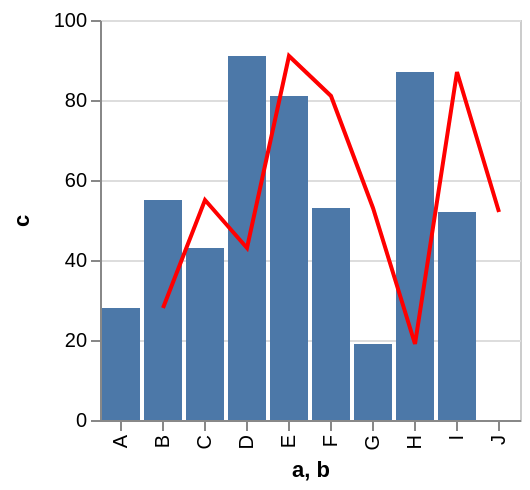

Write the Vega-Lite specification saved for this chart.
### Vega specification from a JSON file in a GitHub repository (floating-point values rounded to 4 significant figures)
{"$schema": "https://vega.github.io/schema/vega/v3.0.json", "autosize": "pad", "padding": 5, "style": "cell", "data": [{"name": "source_0", "values": [{"a": "A", "b": "B", "c": 28}, {"a": "B", "b": "C", "c": 55}, {"a": "C", "b": "D", "c": 43}, {"a": "D", "b": "E", "c": 91}, {"a": "E", "b": "F", "c": 81}, {"a": "F", "b": "G", "c": 53}, {"a": "G", "b": "H", "c": 19}, {"a": "H", "b": "I", "c": 87}, {"a": "I", "b": "J", "c": 52}]}, {"name": "data_1", "source": "source_0", "transform": [{"type": "formula", "expr": "toNumber(datum[\"c\"])", "as": "c"}, {"type": "filter", "expr": "datum[\"c\"] !== null && !isNaN(datum[\"c\"])"}]}, {"name": "data_2", "source": "source_0", "transform": [{"type": "formula", "expr": "toNumber(datum[\"c\"])", "as": "c"}, {"type": "filter", "expr": "datum[\"c\"] !== null && !isNaN(datum[\"c\"])"}]}], "signals": [{"name": "x_step", "value": 21}, {"name": "width", "update": "bandspace(domain('x').length, 0.1, 0.05) * x_step"}, {"name": "height", "update": "200"}], "marks": [{"name": "layer_0_marks", "type": "rect", "role": "bar", "style": ["bar"], "from": {"data": "data_1"}, "encode": {"update": {"x": {"scale": "x", "field": "a"}, "width": {"scale": "x", "band": true}, "y": {"scale": "y", "field": "c"}, "y2": {"scale": "y", "value": 0}, "fill": {"value": "#4c78a8"}}}}, {"name": "layer_1_marks", "type": "line", "style": ["line"], "sort": {"field": "datum[\"b\"]", "order": "descending"}, "from": {"data": "data_2"}, "encode": {"update": {"x": {"scale": "x", "field": "b", "band": 0.5}, "y": {"scale": "y", "field": "c"}, "stroke": {"value": "red"}}}}], "scales": [{"name": "x", "type": "band", "domain": {"fields": [{"data": "data_1", "field": "a"}, {"data": "data_2", "field": "b"}], "sort": true}, "range": {"step": {"signal": "x_step"}}, "round": true, "paddingInner": 0.1, "paddingOuter": 0.05}, {"name": "y", "type": "linear", "domain": {"fields": [{"data": "data_1", "field": "c"}, {"data": "data_2", "field": "c"}], "sort": true}, "range": [{"signal": "height"}, 0], "round": true, "nice": true, "zero": true}], "axes": [{"scale": "x", "labelOverlap": true, "orient": "bottom", "title": "a, b", "zindex": 1, "encode": {"labels": {"update": {"angle": {"value": 270}, "align": {"value": "right"}, "baseline": {"value": "middle"}}}}}, {"scale": "y", "labelOverlap": true, "orient": "left", "tickCount": {"signal": "ceil(height/40)"}, "title": "c", "zindex": 1}, {"scale": "y", "domain": false, "grid": true, "labels": false, "maxExtent": 0, "minExtent": 0, "orient": "left", "tickCount": {"signal": "ceil(height/40)"}, "ticks": false, "zindex": 0, "gridScale": "x"}], "config": {"axis": {"domainColor": "#888", "tickColor": "#888"}, "axisY": {"minExtent": 30}, "style": {"cell": {"fill": "transparent", "stroke": "#ccc"}}}}
